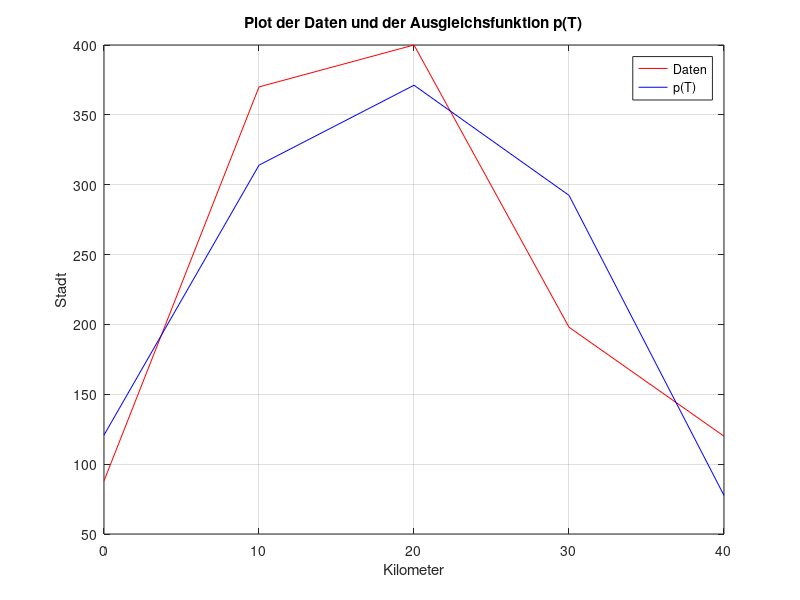

This figure's MATLAB source: (Note: this script raises an error after producing the figure.)
clc;
format long;

%{
Skript fuer die Aufgabe 1 der Serie 11

Ausgleichsfunktion mittels kleinster Fehlerquadrate appoximieren,
Koeffizienten a,b und c berechnen sowohl p(T) graphisch darstellen.

Konditionszahl berechnen und Koeffizienten mit MATLAB Funktion polyfit()
vergleichen.
%}
% Werte aus der Aufgabenstellung
T = [0 10 20 30 40]';
dichte = [88 370 400 198 120]';

% Ausgleichsfunktion und Koeffizienten berechen
% TODO, bei mehr/weniger Koeffizienten anpassen
A = [T.^2, T, ones(length(T), 1)];

fprintf('A:\n');
disp(A);

koeffizienten = (A' * A) \ (A' * dichte);

% Funktion aus Angabe. Der Koffeziennten Teil bleibt, nur 'T' muss
% ausgetauscht werden
% Funktion aus Angabe: 'p(T) = aT^2 + bT + c
% a,b,c = Koffeziennten(index);
p_t = @(T) koeffizienten(1).*T.^2 + koeffizienten(2).*T + koeffizienten(3);

% Plotten von den Daten und von der Funktion
plot(T, dichte, 'r', T, p_t(T), 'b');
legend('Daten', 'p(T)');
xlabel('Kilometer');
ylabel('Stadt');
grid on;
title('Plot der Daten und der Ausgleichsfunktion p(T)');

% Konditionszahl berechnen und Werte mit polyfit() vergleichen
disp('Konditionszahl ist: ');
disp(cond(A'*A, inf));

% TODO, bei mehr/weniger Koeffizienten anpassen
poly = polyfit(T, dichte, 2);

poly_tab = poly';
koeff_tab = koeffizienten;

% TODO Index 
for i=1:length(koeffizienten)
    diff_tab(i) = abs(koeffizienten(i) - poly(i));
end
diff_tab = diff_tab';

table(poly_tab, koeff_tab, diff_tab)

%{
Bemerkungen:
Konditionszahl sehr hoch -> kleine Fehler w�rden stark auswirken
Koeffizienten stimmen alle bis auf zwischen 16 und 12 Nachkommastellen
%}



